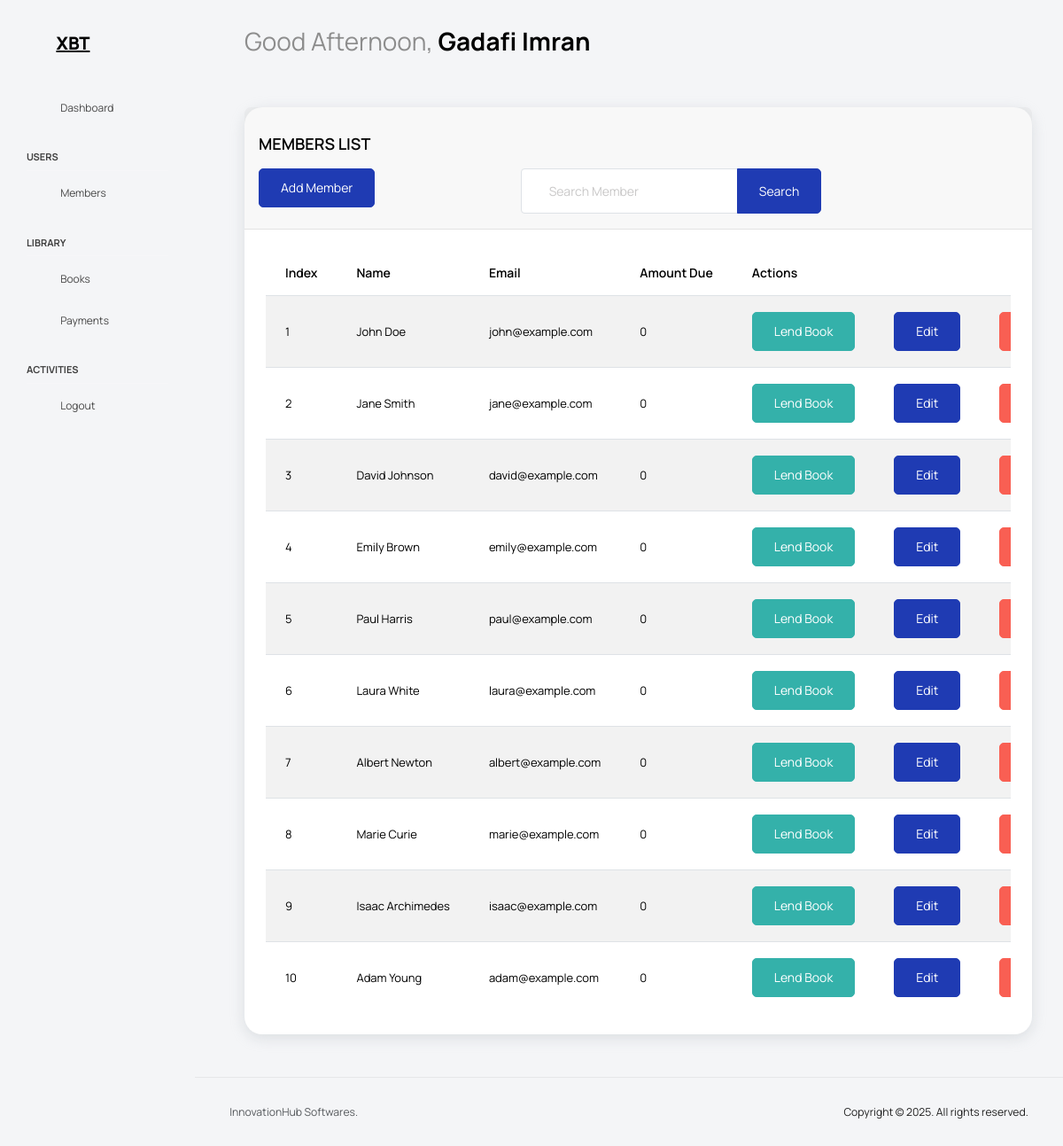
The page /members/ (signed in) on the database as committed earlier.
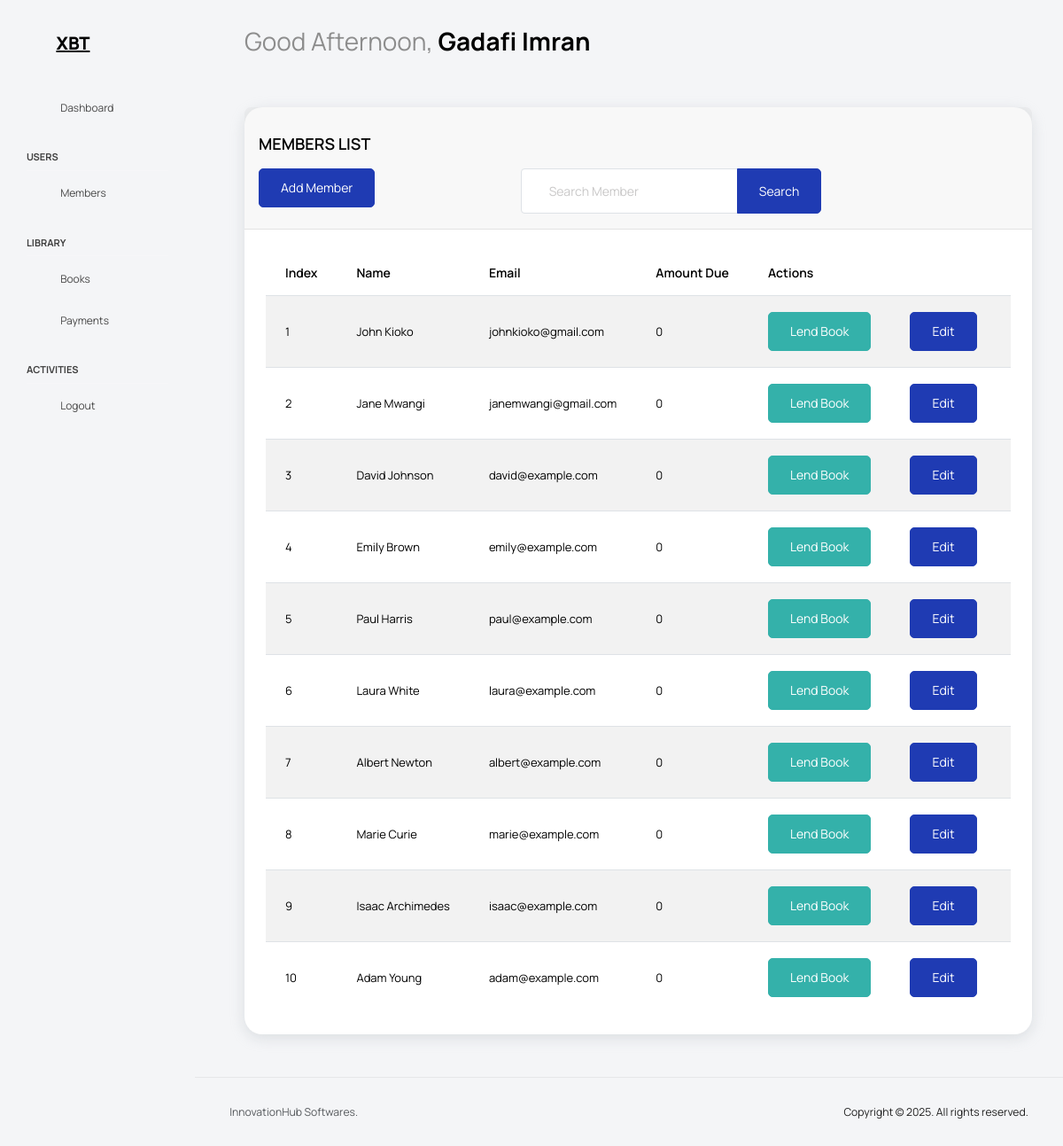
The same page on the database as committed later.
### users/models.py (models this page shows, shortened)
class AbstractBaseModel(models.Model):
    id = models.CharField(max_length=255, primary_key=True)
    created_at = models.DateTimeField(auto_now_add=True)
    updated_at = models.DateTimeField(auto_now=True)
    class Meta:
        abstract = True

class Librarian(AbstractUser, AbstractBaseModel):
    email = models.EmailField(unique=True)
    username = models.CharField(max_length=255, null=True, blank=True)
    USERNAME_FIELD = "email"
    REQUIRED_FIELDS = ["first_name", "last_name"]
    objects = CustomUserManager()

### library/models.py (models this page shows, shortened)
class Member(AbstractBaseModel):
    name = models.CharField(max_length=100)
    email = models.EmailField()
    amount_due = models.DecimalField(
        max_digits=10, decimal_places=2, default=0.00, validators=[MinValueValidator(0.00), MaxValueValidator(500.00)]
    )
    def calculate_amount_due(self):
        borrowed_books = self.borrowed_books.all()
        amount = 0
        for book in borrowed_books:
            if book.return_date < timezone.now().date() and not book.returned:
                amount += book.fine
        return amount

### library/views.py (the view, shortened to what this page needs)
# urls.py: path("members/", MembersListView.as_view(), name="members"),
@method_decorator(login_required, name="dispatch")
class MembersListView(View):
    def get(self, request, *args, **kwargs):
        members = Member.objects.all()
        return render(request, "members/list-members.html", {"members": members})

### library/context_processors.py (called while the page is built)
def greeting(request):
    current_time = datetime.now().time()
    if current_time.hour < 12:
        greeting = "Morning"
    elif current_time.hour < 16:
        greeting = "Afternoon"
    else:
        greeting = "Evening"
    return {"greeting": greeting}

### templates/members/list-members.html (shortened to what this page needs)
{% extends 'base.html' %}
{% block content %}
<div class="row">
    <div class="col-lg-12 grid-margin stretch-card">
        <div class="card">
            <div class="card-header">
                <div class="col-5">
                  <h5 class="card-title mt-4">MEMBERS LIST</h5>
                </div>
                <div class="row">
                    <div class="col-md-4">
                        <div class="mb-3">
                            <a href="{% url 'add-member' %}" class="btn btn-primary">Add Member</a>
                        </div>
                    </div>
                    <div class="col-md-5">
                        <form method="POST">
                            <div class="input-group">
                                <input type="text" class="form-control form-control-lg" placeholder="Search Member" name="query">
                                <button class="btn btn-primary" type="submit">Search</button>
                            </div>
                        </form>
                    </div>
                </div>
            </div>
            <div class="card-body">
                <div class="table-responsive">
                <table class="table table-striped">
                    <thead>
                    <tr>
                        <th>Index</th>
                        <th>Name</th>
                        <th>Email</th>
                        <th>Amount Due</th>
                        <th colspan="3">Actions</th>
                    </tr>
                    </thead>
                    <tbody>
                        {% for member in members %}
                            <tr>
                                <td>{{ forloop.counter }}</td>
                                <td>{{ member.name }}</td>
                                <td>{{ member.email }}</td>
                                <td>{{ member.calculate_amount_due }}</td>
                                <td>
                                    <a href="{% url 'lend-member-book' member.pk %}" class="btn btn-success">Lend Book</a>
                                </td>
                                <td>
                                    <a href="{% url 'update-member' member.pk %}" class="btn btn-primary">Edit</a>
                                </td>
                                <td>
                                    <a href="{% url 'delete-member' member.pk %}" class="btn btn-danger">Remove</a>
                                </td>
                            </tr>
                        {% endfor %}
                    </tbody>
                </table>
                </div>
            </div>
        </div>
    </div>
</div>
{% endblock content %}

### templates/base.html (shortened to what this page needs)
{% load static %}
<!DOCTYPE html>
<html lang="en">
<head>
  <link rel="stylesheet" href="{% static 'assets/vendors/feather/feather.css' %}">
  <link rel="stylesheet" href="{% static 'assets/vendors/mdi/css/materialdesignicons.min.css' %}">
  <link rel="stylesheet" href="{% static 'assets/vendors/ti-icons/css/themify-icons.css' %}">
  <link rel="stylesheet" href="{% static 'assets/vendors/typicons/typicons.css' %}">
  <link rel="stylesheet" href="{% static 'assets/vendors/simple-line-icons/css/simple-line-icons.css' %}">
  <link rel="stylesheet" href="{% static 'assets/vendors/css/vendor.bundle.base.css' %}">
  <link rel="stylesheet" href="{% static 'main.css' %}">
  <link rel="stylesheet" href="{% static 'assets/vendors/datatables.net-bs4/dataTables.bootstrap4.css' %}">
  <link rel="stylesheet" type="text/css" href="{% static 'assets/js/select.dataTables.min.css' %}">
  <link rel="stylesheet" href="{% static 'assets/vendors/select2/select2.min.css' %}">
  <link rel="stylesheet" href="{% static 'assets/vendors/select2-bootstrap-theme/select2-bootstrap.min.css' %}">
  <link rel="stylesheet" href="{% static 'assets/css/vertical-layout-light/style.css' %}">
</head>
<body class="with-welcome-text">
  <div class="container-scroller">
    <nav class="navbar default-layout col-lg-12 col-12 p-0 fixed-top d-flex align-items-top flex-row">
  <div class="text-center navbar-brand-wrapper d-flex align-items-center justify-content-start">
    <div class="me-3">
      <button class="navbar-toggler navbar-toggler align-self-center" type="button" data-bs-toggle="minimize">
        <span class="icon-menu"></span>
      </button>
    </div>
    <div>
      <a class="" href="{% url 'home' %}" style="font-size: 20px; font-weight: 900; color: #000;">
        XBT
      </a>
    </div>
  </div>
  <div class="navbar-menu-wrapper d-flex align-items-top">
    <ul class="navbar-nav">
      <li class="nav-item font-weight-semibold d-none d-lg-block ms-0">
        <h1 class="welcome-text">Good {{ greeting }}, <span class="text-black fw-bold">{{ request.user.first_name }} {{ request.user.last_name }}</span></h1>
      </li>
    </ul>
    <ul class="navbar-nav ms-auto">
      <li class="nav-item dropdown d-none d-lg-block user-dropdown">
        <a class="nav-link" id="UserDropdown" href="#" data-bs-toggle="dropdown" aria-expanded="false">
          <i class="mdi mdi-account-circle" style="font-size: 40px;"></i>
      </li>
    </ul>
  </div>
</nav>
    <div class="container-fluid page-body-wrapper">
      <nav class="sidebar sidebar-offcanvas" id="sidebar">
  <ul class="nav">
    <li class="nav-item">
      <a class="nav-link" href="{% url 'home' %}">
        <i class="mdi mdi-grid-large menu-icon"></i>
        <span class="menu-title">Dashboard</span>
      </a>
    </li>
    <li class="nav-item nav-category">Users</li>
    <li class="nav-item">
      <a class="nav-link" data-bs-toggle="collapse" href="#ui-basic" aria-expanded="false" aria-controls="ui-basic">
        <i class="menu-icon mdi mdi-account-multiple"></i>
        <span class="menu-title">Members</span>
        <i class="menu-arrow"></i>
      </a>
    </li>
    <li class="nav-item nav-category">Library</li>
    <li class="nav-item">
      <a class="nav-link" data-bs-toggle="collapse" href="#form-elements" aria-expanded="false"
        aria-controls="form-elements">
        <i class="menu-icon mdi mdi-book-multiple"></i>
        <span class="menu-title">Books</span>
        <i class="menu-arrow"></i>
      </a>
    </li>
    <li class="nav-item">
      <a class="nav-link" data-bs-toggle="collapse" href="#payments" aria-expanded="false"
        aria-controls="payments">
        <i class="menu-icon mdi mdi-credit-card-multiple"></i>
        <span class="menu-title">Payments</span>
        <i class="menu-arrow"></i>
      </a>
    </li>
    <li class="nav-item nav-category">Activities</li>
    <li class="nav-item">
      <a class="nav-link" href="{% url 'logout' %}">
        <i class="menu-icon mdi mdi-account-circle"></i>
        <span class="menu-title">Logout</span>
        <i class="menu-arrow"></i>
      </a>
    </li>
  </ul>
</nav>
      <div class="main-panel">
        <div class="content-wrapper">
              {% block content %}
              {% endblock %}
        </div>
        <footer class="footer">
          <div class="d-sm-flex justify-content-center justify-content-sm-between">
            <span class="text-muted text-center text-sm-left d-block d-sm-inline-block">InnovationHub Softwares.</span>
            <span class="float-none float-sm-end d-block mt-1 mt-sm-0 text-center">Copyright © 2025. All rights reserved.</span>
          </div>
        </footer>
      </div>
    </div>
  </div>
</body>
</html>

Rows that differ between the two databases and show on the page:
changed Member: name "John Doe" → "John Kioko"; email "john@example.com" → "johnkioko@gmail.com"
changed Member: name "Jane Smith" → "Jane Mwangi"; email "jane@example.com" → "janemwangi@gmail.com"
